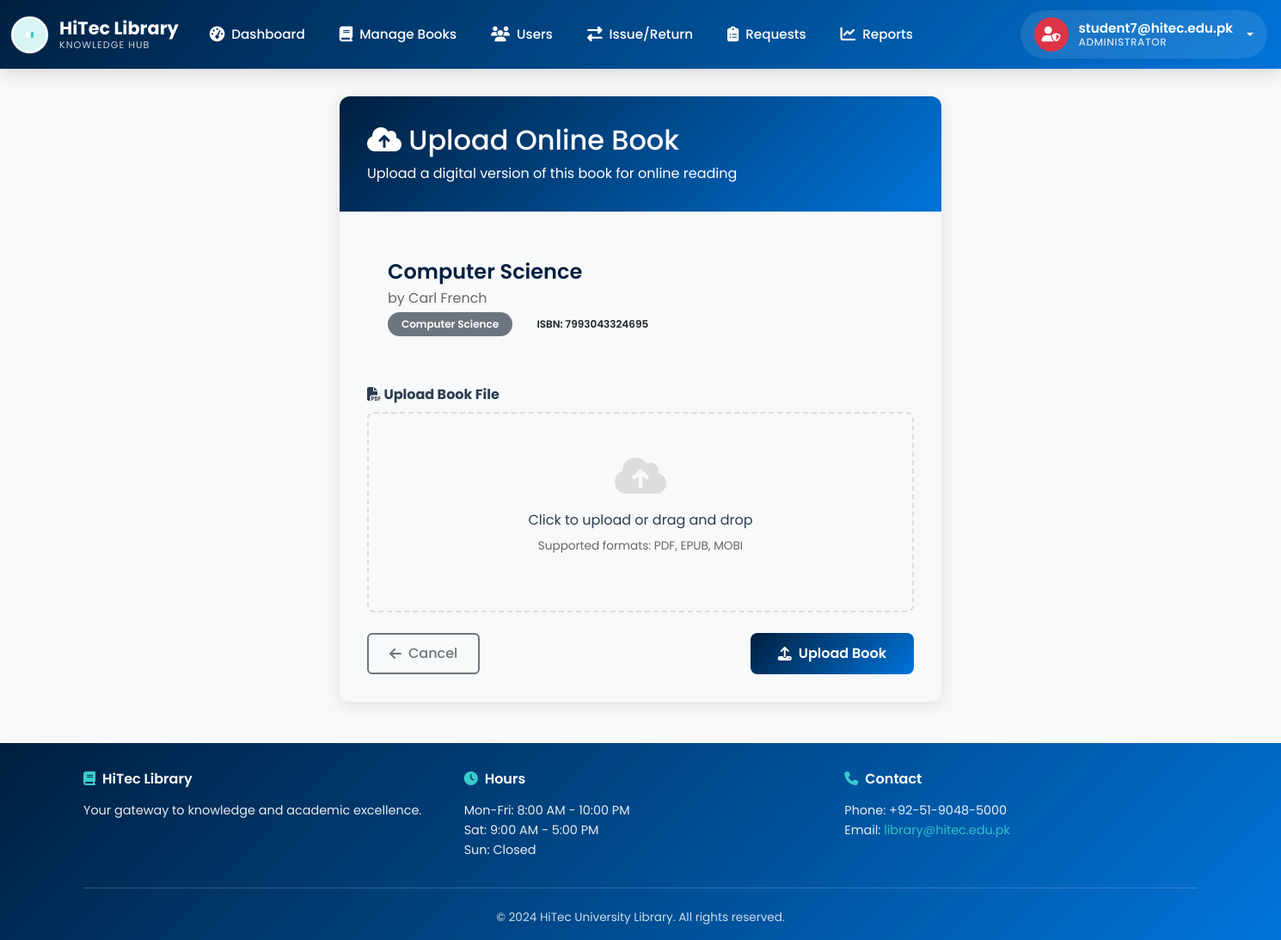
/admin/books/1/upload (signed in), run on an earlier commit of the app's database.
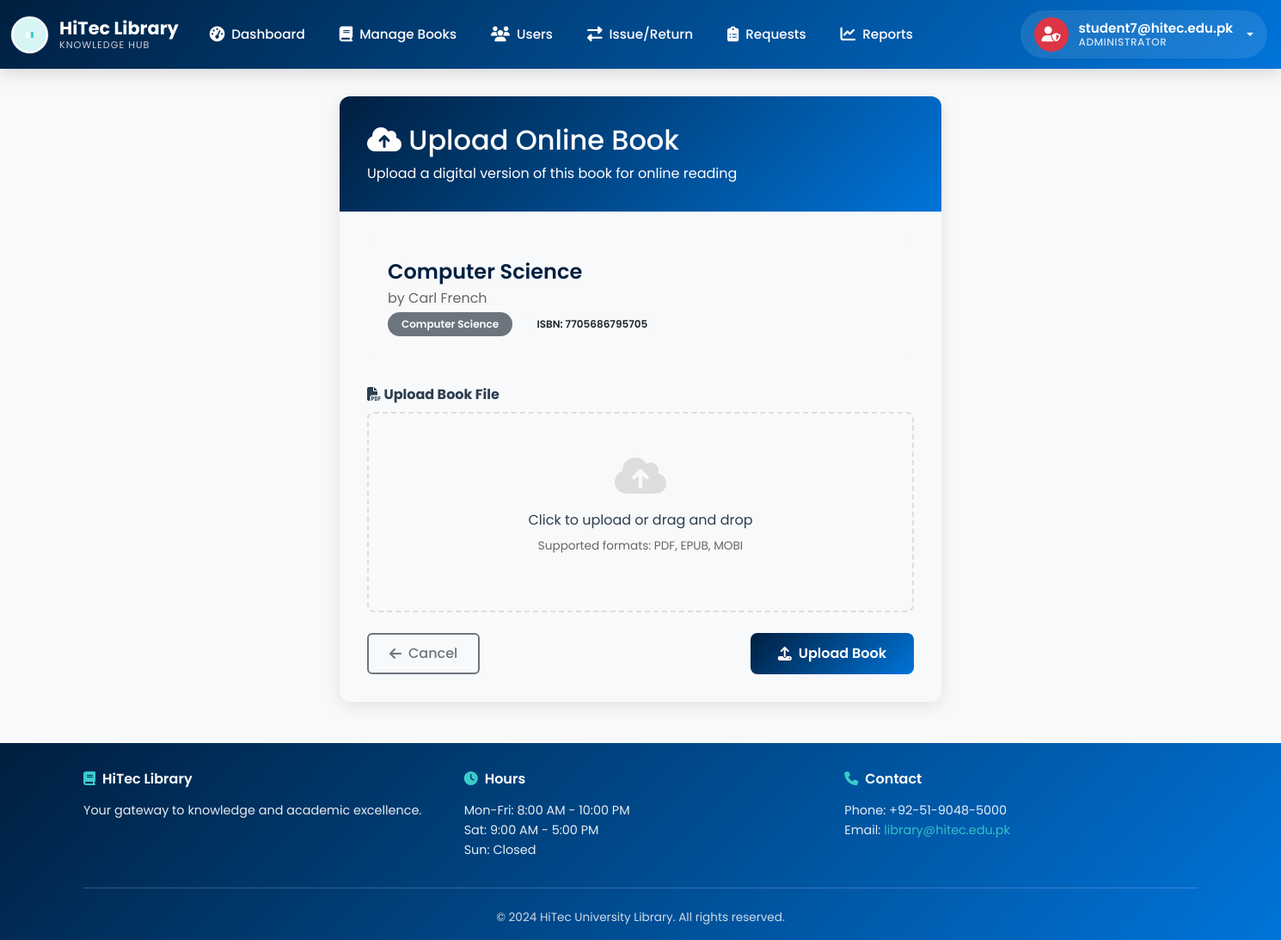
And on a later commit of the database.
### app.py (models this page shows)
class Book(db.Model):
    id = db.Column(db.Integer, primary_key=True)
    title = db.Column(db.String(200), nullable=False)
    author = db.Column(db.String(150), nullable=False)
    isbn = db.Column(db.String(20), unique=True)
    genre = db.Column(db.String(50))
    year_published = db.Column(db.Integer)
    publisher = db.Column(db.String(150))
    total_copies = db.Column(db.Integer, default=1)
    available_copies = db.Column(db.Integer, default=1)
    cover_image = db.Column(db.String(500))
    description = db.Column(db.Text)
    average_rating = db.Column(db.Float, default=0.0)
    created_at = db.Column(db.DateTime, default=get_utc_now)
    loans = db.relationship('Loan', backref='book', lazy=True)
    reviews = db.relationship('Review', backref='book', lazy=True)

### app.py (the view, shortened to what this page needs)
@app.route('/admin/books/<int:book_id>/upload', methods=['GET', 'POST'])
@login_required
def admin_upload_book(book_id):
    book = Book.query.get_or_404(book_id)
    return render_template('admin/upload_book.html', book=book)

### app.py (called while the page is built)
def login_required(f):
    @wraps(f)
    def decorated_function(*args, **kwargs):
        if 'admin_id' not in session:
            flash('Please login to access this page', 'warning')
            return redirect(url_for('login'))
        return f(*args, **kwargs)
    return decorated_function

### templates/admin/upload_book.html (shortened to what this page needs)
{% extends "base.html" %}
{% block content %}
<div class="container">
    <div class="upload-container">
        <div class="upload-card">
            <div class="upload-header">
                <h2 class="mb-2"><i class="fas fa-cloud-upload-alt"></i> Upload Online Book</h2>
                <p class="mb-0">Upload a digital version of this book for online reading</p>
            </div>
            <div class="upload-body">
                <div class="book-info">
                    <h4 class="book-title mb-1">{{ book.title }}</h4>
                    <p class="book-author mb-1">by {{ book.author }}</p>
                    <p class="mb-0 text-muted">
                        <span class="badge bg-secondary me-2">{{ book.genre }}</span>
                        <span class="badge bg-light text-dark">ISBN: {{ book.isbn }}</span>
                    </p>
                </div>
                <form method="POST" enctype="multipart/form-data">
                    <div class="mb-4">
                        <label class="form-label fw-bold">
                            <i class="fas fa-file-pdf"></i> Upload Book File
                        </label>
                        <div class="file-drop-zone" onclick="document.getElementById('book_file').click()">
                            <i class="fas fa-cloud-upload-alt"></i>
                            <p class="mb-2">Click to upload or drag and drop</p>
                            <p class="allowed-formats">Supported formats: PDF, EPUB, MOBI</p>
                        </div>
                    </div>
                    <div class="d-flex justify-content-between">
                        <a href="/admin/books" class="btn btn-outline-secondary">
                            <i class="fas fa-arrow-left"></i> Cancel
                        </a>
                        <button type="submit" class="btn btn-primary">
                            <i class="fas fa-upload"></i> Upload Book
                        </button>
                    </div>
                </form>
            </div>
        </div>
    </div>
</div>
{% endblock %}

What changed in the data, as far as the page shows it:
changed Book "Computer Science": isbn "7993043324695" → "7705686795705"
